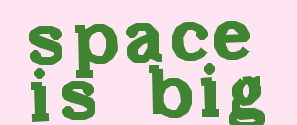
#> input picture Programming/Python/OCR/example_05.png, 297 x 125 px
$ python 'OCR with Rotate.py'
#> lines starting #> are read from the running program, lines starting #| are printed output that depends on the picture; after the words box and inside, x2 and y2 are one past the last pixel; in counts of white or black regions, pixels touching at a corner belong together
import cv2
import pytesseract
import imutils
import numpy as np

image = cv2.imread('example_05.png')
#> image is the input picture: shape (125, 297, 3); mean B, G, R 191.7, 204.3, 205.7

def rotate_image(mat, angle):
    """
    Rotates an image (angle in degrees) and expands image to avoid cropping
    """

    height, width = mat.shape[:2] # image shape has 3 dimensions
    image_center = (width/2, height/2) # getRotationMatrix2D needs coordinates in reverse order (width, height) compared to shape

    rotation_mat = cv2.getRotationMatrix2D(image_center, angle, 1.)

    # rotation calculates the cos and sin, taking absolutes of those.
    abs_cos = abs(rotation_mat[0,0])
    abs_sin = abs(rotation_mat[0,1])

    # find the new width and height bounds
    bound_w = int(height * abs_sin + width * abs_cos)
    bound_h = int(height * abs_cos + width * abs_sin)

    # subtract old image center (bringing image back to origo) and adding the new image center coordinates
    rotation_mat[0, 2] += bound_w/2 - image_center[0]
    rotation_mat[1, 2] += bound_h/2 - image_center[1]

    # rotate image with the new bounds and translated rotation matrix
    rotated_mat = cv2.warpAffine(mat, rotation_mat, (bound_w, bound_h))
    return rotated_mat
# get grayscale image
def get_grayscale(image):
    return cv2.cvtColor(image, cv2.COLOR_BGR2GRAY)
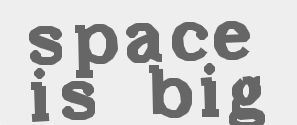
#> returned value: shape (125, 297); min 102, max 246, mean 203.1

# noise removal
def remove_noise(image):
    return cv2.medianBlur(image,5)

#thresholding
def thresholding(image):
    return cv2.threshold(image, 0, 255, cv2.THRESH_BINARY + cv2.THRESH_OTSU)[1]
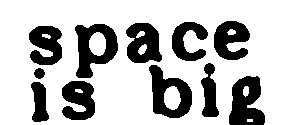
#> returned value: shape (125, 297); 74% white; 11 black regions, largest, box (x1, y1, x2, y2) and area: (75, 24, 118, 78) 1300, (229, 76, 265, 125) 1247, (149, 65, 192, 118) 1216

#dilation
def dilate(image):
    kernel = np.ones((5,5),np.uint8)
    return cv2.dilate(image, kernel, iterations = 1)

#erosion
def erode(image):
    kernel = np.ones((5,5),np.uint8)
    return cv2.erode(image, kernel, iterations = 1)

#opening - erosion followed by dilation
def opening(image):
    kernel = np.ones((5,5),np.uint8)
    return cv2.morphologyEx(image, cv2.MORPH_OPEN, kernel)

#canny edge detection
def canny(image):
    return cv2.Canny(image, 100, 200)

#template matching
def match_template(image, template):
    return cv2.matchTemplate(image, template, cv2.TM_CCOEFF_NORMED)

post2 = get_grayscale(image)
post1= remove_noise(post2)
post = thresholding (post1)

#> (the run stopped early here; a loop or call above may not have finished)

$ run again, with Programming/Python/OCR/example_02.png copied over Programming/Python/OCR/example_05.png
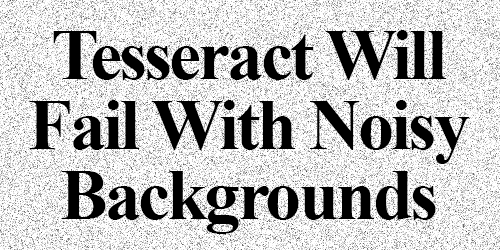
#> input picture Programming/Python/OCR/example_02.png, 500 x 250 px
#> image is the input picture: shape (250, 500, 3); min 0, max 255, mean 189.9
#> in remove_noise, `return cv2.medianBlur(image,5)`:
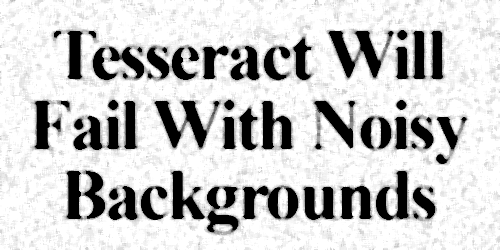
#> returned value: shape (250, 500); min 0, max 255, mean 202.6
#> in thresholding, `return cv2.threshold(image, 0, 255, cv2.THRESH_BINARY + cv2.THRESH_OTS..`:
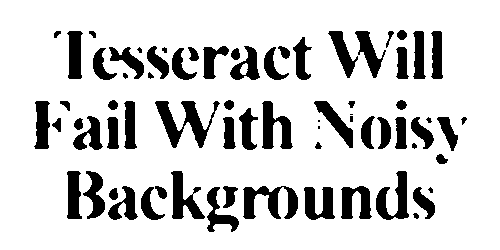
#> returned value: shape (250, 500); 83.2% white; 71 black regions (6 under 20 px), largest, box (x1, y1, x2, y2) and area: (155, 101, 220, 148) 1163, (243, 186, 298, 219) 979, (262, 101, 293, 149) 814

$ run again, with Programming/Python/OCR/example_03.png copied over Programming/Python/OCR/example_05.png
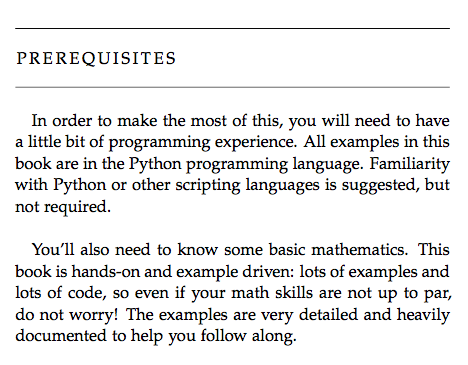
#> input picture Programming/Python/OCR/example_03.png, 468 x 365 px
#> image is the input picture: shape (365, 468, 3); mean B, G, R 234.3, 234.1, 234.2
#> in remove_noise, `return cv2.medianBlur(image,5)`:
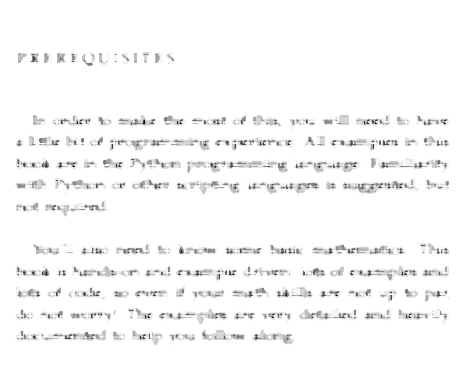
#> returned value: shape (365, 468); min 5, max 255, mean 247.4
#> in thresholding, `return cv2.threshold(image, 0, 255, cv2.THRESH_BINARY + cv2.THRESH_OTS..`:
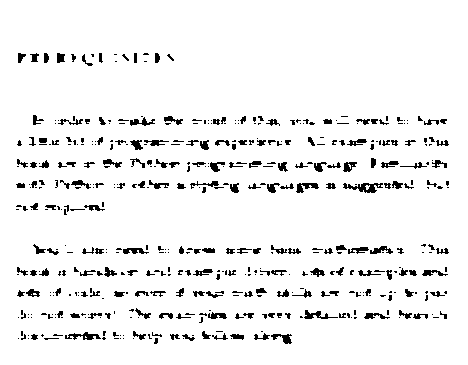
#> returned value: shape (365, 468); 94.1% white; 470 black regions (289 under 20 px), largest, box (x1, y1, x2, y2) and area: (343, 183, 383, 193) 204, (65, 332, 101, 340) 142, (304, 310, 338, 319) 126
